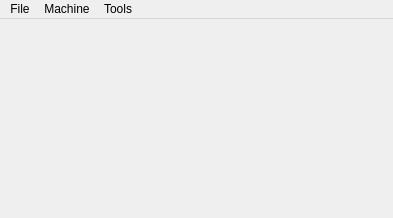
<?xml version="1.0" encoding="UTF-8"?>
<ui version="4.0">
 <class>Form</class>
 <widget class="VCPMainWindow" name="Form">
  <property name="geometry">
   <rect>
    <x>0</x>
    <y>0</y>
    <width>393</width>
    <height>218</height>
   </rect>
  </property>
  <property name="focusPolicy">
   <enum>Qt::StrongFocus</enum>
  </property>
  <property name="windowTitle">
   <string>QtPyVCP Demo - Mini VCP</string>
  </property>
  <property name="toolTipDuration">
   <number>-1</number>
  </property>
  <property name="promptAtExit" stdset="0">
   <bool>false</bool>
  </property>
  <property name="promot_on_exit" stdset="0">
   <bool>false</bool>
  </property>
  <widget class="QWidget" name="centralwidget">
   <layout class="QVBoxLayout" name="verticalLayout">
    <item>
     <widget class="StatusLabel" name="statuslabel">
      <property name="rules" stdset="0">
       <string>[{&quot;channels&quot;: [{&quot;url&quot;: &quot;clock:current_time?string&amp;format=%H:%S&quot;, &quot;trigger&quot;: true}], &quot;property&quot;: &quot;Text&quot;, &quot;expression&quot;: &quot;ch[0]&quot;, &quot;name&quot;: &quot;New Rule&quot;}]</string>
      </property>
     </widget>
    </item>
    <item>
     <widget class="StatusLabel" name="statuslabel_2">
      <property name="rules" stdset="0">
       <string>[{&quot;channels&quot;: [{&quot;url&quot;: &quot;status:estop&quot;, &quot;trigger&quot;: true}], &quot;property&quot;: &quot;Text&quot;, &quot;expression&quot;: &quot;str(ch[0])&quot;, &quot;name&quot;: &quot;New Rule&quot;}]</string>
      </property>
     </widget>
    </item>
    <item>
     <widget class="StatusLabel" name="statuslabel_6">
      <property name="rules" stdset="0">
       <string>[{&quot;channels&quot;: [{&quot;url&quot;: &quot;status:motion_mode?string&quot;, &quot;trigger&quot;: true}], &quot;property&quot;: &quot;Text&quot;, &quot;expression&quot;: &quot;ch[0]&quot;, &quot;name&quot;: &quot;New Rule&quot;}]</string>
      </property>
     </widget>
    </item>
    <item>
     <widget class="StatusLabel" name="statuslabel_7">
      <property name="rules" stdset="0">
       <string>[{&quot;channels&quot;: [{&quot;url&quot;: &quot;status:task_state?string&quot;, &quot;trigger&quot;: true}], &quot;property&quot;: &quot;Text&quot;, &quot;expression&quot;: &quot;ch[0]&quot;, &quot;name&quot;: &quot;New Rule&quot;}]</string>
      </property>
     </widget>
    </item>
    <item>
     <widget class="StatusLabel" name="statuslabel_8">
      <property name="rules" stdset="0">
       <string>[{&quot;channels&quot;: [{&quot;url&quot;: &quot;status:interp_state?string&quot;, &quot;trigger&quot;: true}], &quot;property&quot;: &quot;Text&quot;, &quot;expression&quot;: &quot;ch[0]&quot;, &quot;name&quot;: &quot;New Rule&quot;}]</string>
      </property>
     </widget>
    </item>
    <item>
     <widget class="StatusLabel" name="statuslabel_4">
      <property name="rules" stdset="0">
       <string>[{&quot;channels&quot;: [{&quot;url&quot;: &quot;status:recent_files&quot;, &quot;trigger&quot;: true}], &quot;property&quot;: &quot;Text&quot;, &quot;expression&quot;: &quot;str(ch[0][0])&quot;, &quot;name&quot;: &quot;New Rule&quot;}]</string>
      </property>
     </widget>
    </item>
    <item>
     <widget class="StatusLabel" name="statuslabel_5">
      <property name="rules" stdset="0">
       <string>[{&quot;channels&quot;: [{&quot;url&quot;: &quot;status:tool_in_spindle&quot;, &quot;trigger&quot;: true}], &quot;property&quot;: &quot;Text&quot;, &quot;expression&quot;: &quot;str(ch[0])&quot;, &quot;name&quot;: &quot;New Rule&quot;}]</string>
      </property>
     </widget>
    </item>
    <item>
     <widget class="StatusLabel" name="statuslabel_9">
      <property name="rules" stdset="0">
       <string>[{&quot;channels&quot;: [{&quot;url&quot;: &quot;status:all_homed&quot;, &quot;trigger&quot;: true}], &quot;property&quot;: &quot;Text&quot;, &quot;expression&quot;: &quot;str(ch[0])&quot;, &quot;name&quot;: &quot;New Rule&quot;}]</string>
      </property>
     </widget>
    </item>
   </layout>
  </widget>
  <widget class="QMenuBar" name="menuBar">
   <property name="geometry">
    <rect>
     <x>0</x>
     <y>0</y>
     <width>393</width>
     <height>22</height>
    </rect>
   </property>
   <widget class="QMenu" name="menuExit">
    <property name="title">
     <string>File</string>
    </property>
    <widget class="QMenu" name="menuRecentFiles">
     <property name="title">
      <string>Recent &amp;Files</string>
     </property>
     <addaction name="actionFile1"/>
    </widget>
    <addaction name="actionOpen"/>
    <addaction name="menuRecentFiles"/>
    <addaction name="actionReload"/>
    <addaction name="actionClose"/>
    <addaction name="actionSave_As"/>
    <addaction name="separator"/>
    <addaction name="actionExit"/>
   </widget>
   <widget class="QMenu" name="menuMachine">
    <property name="title">
     <string>Machine</string>
    </property>
    <widget class="QMenu" name="menuHoming">
     <property name="title">
      <string>Homing</string>
     </property>
     <addaction name="actionHome_All"/>
     <addaction name="actionHome_X"/>
     <addaction name="actionHome_Y"/>
     <addaction name="actionHome_Z"/>
    </widget>
    <widget class="QMenu" name="menuCooling">
     <property name="title">
      <string>Cooling</string>
     </property>
     <addaction name="action_Mist_toggle"/>
     <addaction name="action_Flood_toggle"/>
    </widget>
    <addaction name="action_EmergencyStop_toggle"/>
    <addaction name="action_MachinePower_toggle"/>
    <addaction name="separator"/>
    <addaction name="actionRun_Program"/>
    <addaction name="actionRun_From_Line"/>
    <addaction name="actionStep"/>
    <addaction name="actionPause"/>
    <addaction name="actionResume"/>
    <addaction name="actionStop"/>
    <addaction name="actionPause_at_M1"/>
    <addaction name="actionSkip_lines_with"/>
    <addaction name="separator"/>
    <addaction name="menuHoming"/>
    <addaction name="menuCooling"/>
    <addaction name="separator"/>
    <addaction name="actionOverride_Limits"/>
   </widget>
   <widget class="QMenu" name="menuTools">
    <property name="title">
     <string>Tools</string>
    </property>
    <addaction name="actionHalmeter"/>
    <addaction name="actionHalshow"/>
    <addaction name="actionHAL_Scope"/>
    <addaction name="actionCalibration"/>
   </widget>
   <addaction name="menuExit"/>
   <addaction name="menuMachine"/>
   <addaction name="menuTools"/>
  </widget>
  <action name="actionExit">
   <property name="text">
    <string>Exit</string>
   </property>
  </action>
  <action name="actionOpen">
   <property name="text">
    <string>&amp;Open ...</string>
   </property>
   <property name="shortcut">
    <string>O</string>
   </property>
  </action>
  <action name="actionClose">
   <property name="text">
    <string>Close</string>
   </property>
  </action>
  <action name="actionReload">
   <property name="text">
    <string>&amp;Reload</string>
   </property>
   <property name="shortcut">
    <string>Ctrl+R</string>
   </property>
  </action>
  <action name="actionSave_As">
   <property name="text">
    <string>Save As ...</string>
   </property>
  </action>
  <action name="actionHome_X">
   <property name="text">
    <string>Home &amp;X</string>
   </property>
  </action>
  <action name="actionHome_Y">
   <property name="text">
    <string>Home &amp;Y</string>
   </property>
  </action>
  <action name="actionHome_Z">
   <property name="text">
    <string>Home &amp;Z</string>
   </property>
  </action>
  <action name="action_EmergencyStop_toggle">
   <property name="text">
    <string>Toggle E-stop</string>
   </property>
   <property name="shortcut">
    <string>F1</string>
   </property>
   <property name="actionName" stdset="0">
    <string>machine.estop.toggle</string>
   </property>
  </action>
  <action name="action_MachinePower_toggle">
   <property name="text">
    <string>Machine Power</string>
   </property>
   <property name="shortcut">
    <string>F2</string>
   </property>
   <property name="actionName" stdset="0">
    <string>machine.power.toggle</string>
   </property>
  </action>
  <action name="actionHome_All">
   <property name="text">
    <string>Home All</string>
   </property>
  </action>
  <action name="actionRun_Program">
   <property name="text">
    <string>Run Program</string>
   </property>
   <property name="shortcut">
    <string>R</string>
   </property>
   <property name="actionName" stdset="0">
    <string>program.run</string>
   </property>
  </action>
  <action name="actionFile1">
   <property name="text">
    <string>File1</string>
   </property>
  </action>
  <action name="actionReport_Actual_Position">
   <property name="checkable">
    <bool>true</bool>
   </property>
   <property name="text">
    <string>Report Actual Position</string>
   </property>
  </action>
  <action name="actionTest">
   <property name="text">
    <string>Test</string>
   </property>
  </action>
  <action name="action_Mist_toggle">
   <property name="checkable">
    <bool>true</bool>
   </property>
   <property name="text">
    <string>Mist</string>
   </property>
   <property name="shortcut">
    <string>F7</string>
   </property>
   <property name="actionName" stdset="0">
    <string>coolant.mist.toggle</string>
   </property>
  </action>
  <action name="action_Flood_toggle">
   <property name="checkable">
    <bool>true</bool>
   </property>
   <property name="text">
    <string>Flood</string>
   </property>
   <property name="shortcut">
    <string>F8</string>
   </property>
   <property name="actionName" stdset="0">
    <string>coolant.flood.toggle</string>
   </property>
  </action>
  <action name="action_program_run">
   <property name="text">
    <string>Run Program</string>
   </property>
  </action>
  <action name="action_coolant_floodToggle">
   <property name="checkable">
    <bool>true</bool>
   </property>
   <property name="text">
    <string>Flood</string>
   </property>
  </action>
  <action name="actionHalshow">
   <property name="text">
    <string>HAL Show</string>
   </property>
   <property name="actionName" stdset="0">
    <string>tool.halshow</string>
   </property>
  </action>
  <action name="actionHalmeter">
   <property name="text">
    <string>HAL Meter</string>
   </property>
   <property name="actionName" stdset="0">
    <string>tool.halmeter</string>
   </property>
  </action>
  <action name="actionHAL_Scope">
   <property name="text">
    <string>HAL Scope</string>
   </property>
   <property name="actionName" stdset="0">
    <string>tool.halscope</string>
   </property>
  </action>
  <action name="actionCalibration">
   <property name="text">
    <string>Calibration</string>
   </property>
   <property name="actionName" stdset="0">
    <string>tool.calibration</string>
   </property>
  </action>
  <action name="actionOverride_Limits">
   <property name="text">
    <string>Override Limits</string>
   </property>
   <property name="actionName" stdset="0">
    <string>machine.override-limits</string>
   </property>
  </action>
  <action name="actionOverride_Limits_2">
   <property name="text">
    <string>Override Limits</string>
   </property>
   <property name="actionName" stdset="0">
    <string>machine.override-limits</string>
   </property>
  </action>
  <action name="actionRun_From_Line">
   <property name="text">
    <string>Run From Line</string>
   </property>
   <property name="actionName" stdset="0">
    <string>program.run-from-line</string>
   </property>
  </action>
  <action name="actionStep">
   <property name="text">
    <string>Step</string>
   </property>
   <property name="shortcut">
    <string>T</string>
   </property>
   <property name="actionName" stdset="0">
    <string>program.step</string>
   </property>
  </action>
  <action name="actionPause">
   <property name="text">
    <string>Pause</string>
   </property>
   <property name="shortcut">
    <string>P</string>
   </property>
   <property name="actionName" stdset="0">
    <string>program.pause</string>
   </property>
  </action>
  <action name="actionStop">
   <property name="text">
    <string>Stop</string>
   </property>
   <property name="shortcut">
    <string>Esc</string>
   </property>
   <property name="actionName" stdset="0">
    <string>program.abort</string>
   </property>
  </action>
  <action name="actionResume">
   <property name="text">
    <string>Resume</string>
   </property>
   <property name="shortcut">
    <string>S</string>
   </property>
   <property name="actionName" stdset="0">
    <string>program.resume</string>
   </property>
  </action>
  <action name="actionPause_at_M1">
   <property name="text">
    <string>Pause at 'M1'</string>
   </property>
   <property name="actionName" stdset="0">
    <string>program.optional-stop.toggle</string>
   </property>
  </action>
  <action name="actionSkip_lines_with">
   <property name="text">
    <string>Skip lines with '/'</string>
   </property>
   <property name="actionName" stdset="0">
    <string>program.block-delete.toggle</string>
   </property>
  </action>
 </widget>
 <layoutdefault spacing="6" margin="9"/>
 <customwidgets>
  <customwidget>
   <class>VCPMainWindow</class>
   <extends>QMainWindow</extends>
   <header>qtpyvcp.widgets.form_widgets.main_window</header>
   <container>1</container>
  </customwidget>
  <customwidget>
   <class>StatusLabel</class>
   <extends>QLabel</extends>
   <header>qtpyvcp.widgets.display_widgets.status_label</header>
  </customwidget>
 </customwidgets>
 <resources>
  <include location="../brender/resources/brender.qrc"/>
 </resources>
 <connections/>
 <designerdata>
  <property name="gridDeltaX">
   <number>10</number>
  </property>
  <property name="gridDeltaY">
   <number>10</number>
  </property>
  <property name="gridSnapX">
   <bool>true</bool>
  </property>
  <property name="gridSnapY">
   <bool>true</bool>
  </property>
  <property name="gridVisible">
   <bool>true</bool>
  </property>
 </designerdata>
</ui>
